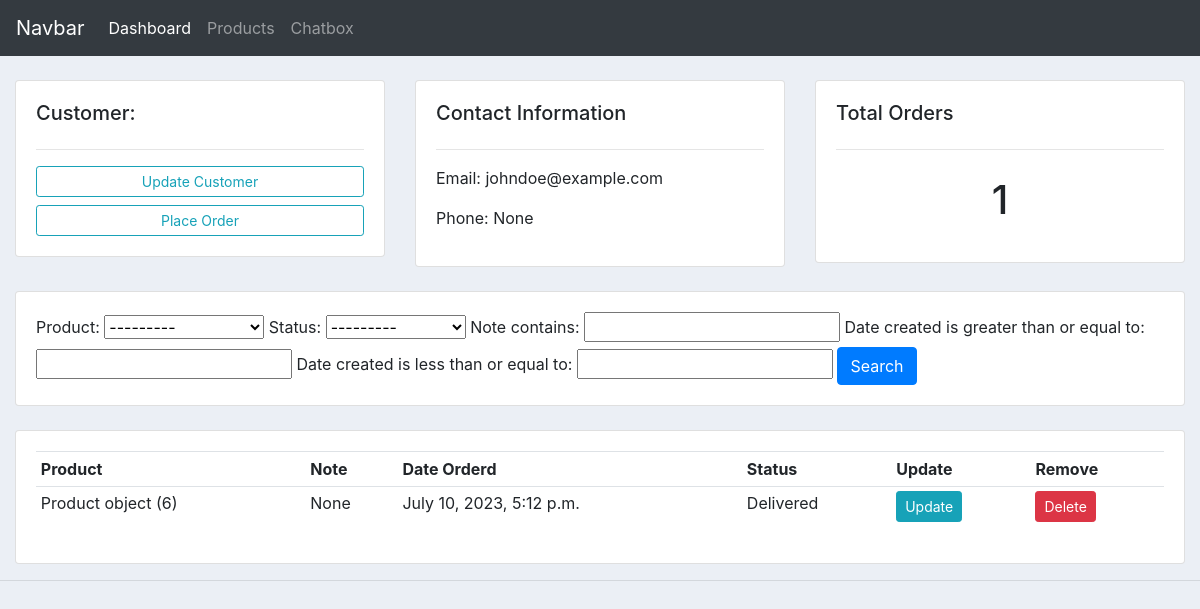
The app's page /customer/30/ with its own data.
### accounts/models.py (models this page shows, shortened)
class Customer(models.Model):
	user = models.OneToOneField(User, null=True, blank=True, on_delete=models.CASCADE)
	name = models.CharField(max_length=200, null=True)
	phone = models.CharField(max_length=20, blank=True, null=True)
	email = models.CharField(max_length=200, null=True)
	profile_pic = models.ImageField(default="profile1.png", null=True, blank=True)
	date_created = models.DateTimeField(auto_now_add=True, null=True)

class Order(models.Model):
	STATUS = (
			('Pending', 'Pending'),
			('Out for delivery', 'Out for delivery'),
			('Delivered', 'Delivered'),
			)
	customer = models.ForeignKey(Customer, null=True, on_delete= models.SET_NULL)
	product = models.ForeignKey(Product, null=True, on_delete= models.SET_NULL)
	date_created = models.DateTimeField(auto_now_add=True, null=True)
	status = models.CharField(max_length=200, null=True, choices=STATUS)
	note = models.CharField(max_length=1000, null=True)

class Product(models.Model):
    CATEGORY = (
        ('Indoor', 'Indoor'),
        ('Outdoor', 'Outdoor'),
    )
    name = models.CharField(max_length=200, null=True)
    price = models.FloatField(null=True)
    category = models.CharField(max_length=200, null=True, choices=CATEGORY)
    description = models.CharField(max_length=200, null=True, blank=True)
    image = models.ImageField(upload_to='product_images', null=True, blank=True)  # Added image field
    date_created = models.DateTimeField(auto_now_add=True, null=True)
    tags = models.ManyToManyField(Tag)

### accounts/views.py (the view)
# urls.py: path('customer/<str:pk_test>/', views.customer, name="customer"),
def customer(request, pk_test):
	customer = Customer.objects.get(id=pk_test)
	orders = customer.order_set.all()
	order_count = orders.count()
	myFilter = OrderFilter(request.GET, queryset=orders)
	orders = myFilter.qs
	context = {'customer':customer, 'orders':orders, 'order_count':order_count,
	'myFilter':myFilter}
	return render(request, 'accounts/customer.html',context)

### accounts/templates/accounts/customer.html
{%  extends 'accounts/main.html' %}
{% block content %}
	<br>
<div class="row">
	<div class="col-md">
		<div class="card card-body">
			<h5>Customer:</h5>
			<hr>
			<a class="btn btn-outline-info btn-sm btn-block d-block d-sm-inline-block mb-2 mb-sm-0" href="{% url 'update_customer' customer.pk %}">Update Customer</a>
			<a class="btn btn-outline-info  btn-sm btn-block" href="{% url 'create_order' customer.id %}">Place Order</a>
		</div>
	</div>
	<div class="col-md">
		<div class="card card-body">
			<h5>Contact Information</h5>
			<hr>
			<p>Email: {{customer.email}}</p>
			<p>Phone: {{customer.phone}}</p>
		</div>
	</div>
	<div class="col-md">
		<div class="card card-body">
			<h5>Total Orders</h5>
			<hr>
			<h1 style="text-align: center;padding: 10px">{{order_count}}</h1>
		</div>
	</div>
</div>
<br>
<div class="row">
	<div class="col">
		<div class="card card-body">
			<form method="get">
				{{myFilter.form}}
		    <button class="btn btn-primary" type="submit">Search</button>
		  </form>
		</div>
	</div>
</div>
<br>
<div class="row">
	<div class="col-md">
		<div class="card card-body">
			<table class="table table-sm">
				<tr>
					<th>Product</th>
					<th>Note</th>
					<th>Date Orderd</th>
					<th>Status</th>
					<th>Update</th>
					<th>Remove</th>
				</tr>
				{% for order in orders %}
				<tr>
					<td>{{order.product}}</td>
					<td>{{order.note}}</td>
					<td>{{order.date_created}}</td>
					<td>{{order.status}}</td>
					<td><a class="btn btn-sm btn-info" href="{% url 'update_order' order.id %}">Update</a></td>
					<td><a class="btn btn-sm btn-danger" href="{% url 'delete_order' order.id %}">Delete</a></td>
				</tr>
				{% endfor %}
			</table>
		</div>
	</div>
</div>
{% endblock %}

### accounts/templates/accounts/main.html (style rules this page uses)
body { background-color: #ebeff5; }

### records on screen
Customer: email "johndoe@example.com", phone "None"
Order: product "Product object (6)", note "None", date_created "July 10, 2023, 5:12 p.m.", status "Delivered"

### other values on screen
{{ order_count }} "1"
